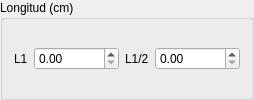
             <widget class="QGroupBox" name="groupBox_19">
              <property name="title">
               <string>Longitud (cm)</string>
              </property>
              <layout class="QHBoxLayout" name="horizontalLayout_12">
               <item>
                <layout class="QHBoxLayout" name="horizontalLayout_10">
                 <item>
                  <widget class="QLabel" name="label_58">
                   <property name="text">
                    <string>L1</string>
                   </property>
                  </widget>
                 </item>
                 <item>
                  <widget class="QDoubleSpinBox" name="dsbLongitud1">
                   <property name="minimumSize">
                    <size>
                     <width>85</width>
                     <height>0</height>
                    </size>
                   </property>
                  </widget>
                 </item>
                </layout>
               </item>
               <item>
                <layout class="QHBoxLayout" name="horizontalLayout_11">
                 <item>
                  <widget class="QLabel" name="label_59">
                   <property name="text">
                    <string>L1/2</string>
                   </property>
                  </widget>
                 </item>
                 <item>
                  <widget class="QDoubleSpinBox" name="dsbLongitud2">
                   <property name="minimumSize">
                    <size>
                     <width>85</width>
                     <height>0</height>
                    </size>
                   </property>
                   <property name="maximumSize">
                    <size>
                     <width>85</width>
                     <height>16777215</height>
                    </size>
                   </property>
                   <property name="styleSheet">
                    <string notr="true"/>
                   </property>
                  </widget>
                 </item>
                </layout>
               </item>
              </layout>
             </widget>
